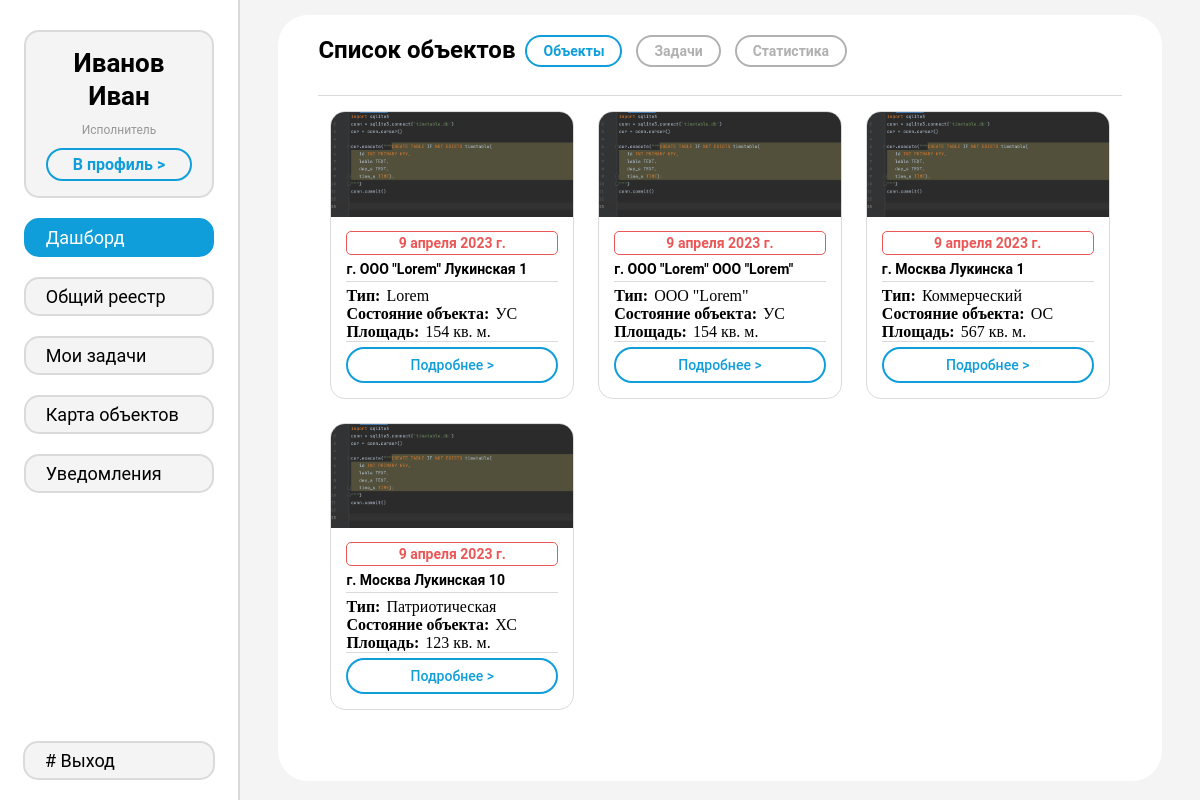
The app's page /dashboard/objects (signed in), older data.
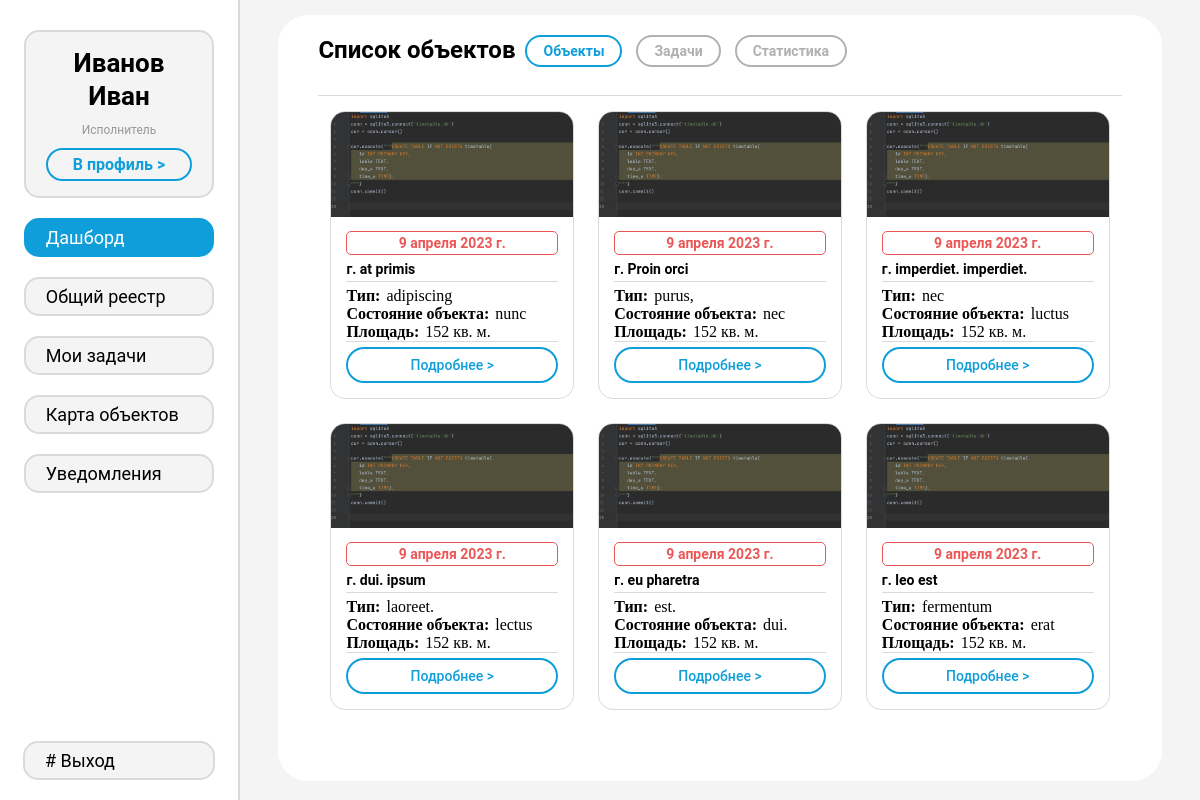
The same page, newer data.
### objects/models.py (models this page shows)
class ObjectTable(models.Model):
    address = models.TextField(blank=False)
    administrate_county = models.CharField(max_length=6, blank=False)
    cod_number = models.CharField(max_length=16, blank=True)
    ind_zone = models.BooleanField(default=False)
    date = models.DateField(auto_now=True)
    area = models.CharField(max_length=100)
    comments = models.TextField()
    rev_count = models.IntegerField()
    type_obj = models.CharField(max_length=30)
    state_obj = models.CharField(max_length=100)
    sqr = models.IntegerField()
    own = models.CharField(max_length=100)
    actual_user = models.CharField(max_length=100)
    n_prot = models.CharField(max_length=100)
    city = models.CharField(max_length=100)
    check_company = models.CharField(max_length=100)
    law = models.CharField(max_length=100)
    photo = models.ImageField(blank=True, upload_to='photos/%Y/%m/%d/', default='')

### objects/views.py (the view, shortened to what this page needs)
# urls.py: path('dashboard/<str:item>', dashboard, name='dashboard'),
def dashboard(request, item='objects'):
    if item == 'objects':
        a_cards = ObjectTable.objects.order_by('date')
        cards = []
        y = 0
        for i in a_cards:
            time_now = datetime.date.today()
            if int((time_now - i.date).days) < 5:
                b = [i, 'card-date-red']
            elif 5 <= int((time_now - i.date).days) < 10:
                b = [i, 'card-date-yellow']
            elif 10 <= int((time_now - i.date).days) < 20:
                b = [i, 'card-date-orange']
            else:
                b = [i, 'card-date-green']
            cards.append(i)
            y += 1
            if y == 6:
                break
        data = {
            'cards': cards
        }
        return render(request, 'objects/objects.html', data)
    elif item == 'stats':
        data = {
        }
        return render(request, 'objects/stats.html', data)

### objects/templates/objects/objects.html
{% extends 'objects/base_obj.html' %}
{% load static %}
{% block header %}
    <div class="content-header">
        <div class="content-title">Список объектов</div>
        <div class="content-header-buttons">
            <a href="{% url 'dashboard' 'objects' %}"
               class="objects-btn btn content-header-buttons-this-page">Объекты</a>
            <a href="{% url 'dashboard' 'tasks' %}" class="tasks-btn btn">Задачи</a>
            <a href="{% url 'dashboard' 'stats' %}" class="stats-btn btn">Статистика</a>
        </div>
    </div>
{% endblock %}
{% block in_content %}
    <div class="content-objects">
        {% for i in cards %}
            <div class="col-3">
                <div class="card">
                    {% if i.photo %}
                    <img class="card-img" src="{{ i.photo.url }}">
                    {% endif %}
                    <div class="card-container">
                        <div class="card-date card-date-red">{{ i.date }}</div>
                        <div class="card-title">г. {{ i.city }} {{ i.address }}</div>
                        <div class="card-type">
                            <span class="card-desc-name">Тип:</span>
                            <span class="card-desc-value">{{ i.type_obj }}</span>
                        </div>
                        <div class="card-state">
                            <span class="card-desc-name">Состояние объекта:</span>
                            <span class="card-desc-value">{{ i.state_obj }}</span>
                        </div>
                        <div class="card-square">
                            <span class="card-desc-name">Площадь:</span>
                            <span class="card-desc-value">{{ i.sqr }} кв. м.</span>
                        </div>
                        <a href="{% url 'view_obj' i.id %}" class="card-more">
                            <div>Подробнее ></div>
                        </a>
                    </div>
                </div>
            </div>
        {% endfor %}
    </div>
{% endblock %}

### objects/templates/objects/base_obj.html
{% extends 'base.html' %}
{% load static %}
{% block s_dabo %}sidebar-this-page{% endblock %}
{% block content %}
    <div class="content">
        <div class="container">
            <div class="content-block">
                {% block header %}{% endblock %}
                {% block in_content %}{% endblock %}
                </div>
            </div>
        </div>
    </div>
{% endblock %}

### templates/base.html (shortened to what this page needs)
<!DOCTYPE html>
{% load static %}
<html lang="ru">
<head>
    <link rel="stylesheet" href="{% static 'css/styles.css' %}">
</head>
<body>
{% if user.is_authenticated %}
<div class="wrapper">
    {% load static %}
    <div class="sidebar">
        <ul class="sidebar-list">
            <li class="sidebar-login">
                <div class="sidebar-login-name">Иванов<br>Иван</div>
                <div class="sidebar-login-role">Исполнитель</div>
                <a href="#" class="sidebar-login-profile">
                    <div>В профиль ></div>
                </a>
            </li>
            <a href="{% url 'dashboard' 'objects' %}" class="sidebar-item {% block s_dabo %}{% endblock %}">
                <li>Дашборд</li>
            </a>
            <a href="{% url 'registry' %}?page=1" class="sidebar-item {% block s_r %}{% endblock %}">
                <li>Общий реестр</li>
            </a>
            <a href="{% url 'all_tasks' %}" class="sidebar-item {% block s_ts %}{% endblock %}">
                <li>Мои задачи</li>
            </a>
            <a href="#" class="sidebar-item {% block s_map %}{% endblock %}">
                <li>Карта объектов</li>
            </a>
            <a href="#" class="sidebar-item {% block s_nt %}{% endblock %}">
                <li>Уведомления</li>
            </a>
            <a href="{% url 'logout' %}" class="sidebar-item sidebar-leave">
                <li># Выход</li>
            </a>
        </ul>
    </div>
    {% block content %}
    {% endblock %}
{% endif %}
</body>
</html>

### Optimize_Organize2/static/css/styles.css (style rules this page uses)
* { margin: 0; padding: 0; box-sizing: border-box; }
a { text-decoration: none; color: #333333; }
.wrapper { display: flex; background: #F4F4F4; min-height: 100vh; }
.col-3 { position: relative; min-height: 1px; padding-left: 12px; padding-right: 12px; width: 33.333333%; float: left; }
.sidebar { min-height: 100vh; width: 20%; background: #FFFFFF; border-right: 2px solid #DADADA; display: flex; flex-direction: column; }
.sidebar-list { list-style: none; display: flex; flex-direction: column; justify-content: center; align-items: center; margin-top: 30px; }
.sidebar-item { width: 80%; padding: 3px 20px; background: #F4F4F4; border: 2px solid #DADADA; border-radius: 15px; font-family: 'Roboto'; font-style: normal; font-weight: 400; font-size: 18px; line-height: 29px; color: black; margin-bottom: 20px; }
.sidebar-login { width: 80%; background: #F4F4F4; border: 2px solid #DADADA; border-radius: 15px; font-family: 'Roboto'; font-style: normal; font-weight: 400; font-size: 18px; line-height: 29px; color: black; margin-bottom: 20px; padding: 15px 20px; text-align: center; }
.sidebar-login-name { font-weight: bold; font-size: 26px; line-height: 33px; }
.sidebar-login-role { font-size: 12px; line-height: 15px; margin: 10px 0; color: #979797; }
.sidebar-login-profile div { color: #109EDB; font-size: 16px; font-weight: 600; border: 2px solid #109EDB; border-radius: 20px; }
.sidebar-leave { position: absolute; bottom: 0; width: 16%; }
.sidebar-this-page { background: #109EDB; border: 2px solid #109EDB; color: white; }
.container { padding: 0 4%; }
.content { width: 80%; background: #F4F4F4; }
.content-block { max-height: calc(100vh - 30px); margin: 15px 0; padding: 20px 40px; border-radius: 30px; background: #FFFFFF; }
.content-header { margin-bottom: 15px; border-bottom: 1px solid #DADADA; display: flex; flex-direction: row; width: 100%; height: 61px; }
.content-title { display: block; font-family: 'Roboto'; font-style: normal; font-weight: 600; font-size: 24px; line-height: 30px; }
.btn { display: inline-block; font-family: 'Roboto'; font-style: normal; font-weight: 600; font-size: 14px; line-height: 14px; padding: 7px 16px; border: 2px solid #B1B1B1; border-radius: 20px; color: #B1B1B1; margin-left: 10px; margin-bottom: 10px; }
.content-header-buttons-this-page { color: #109EDB; border: 2px solid #109EDB; }
.content-objects { height: calc(100vh - 150px); overflow-y: scroll; -ms-overflow-style: none; scrollbar-width: none }
.card { border: 1px solid #DADADA; border-radius: 15px; overflow: hidden; }
.card-container { padding: 0 15px; }
.card-img { width: 100%; margin-bottom: 10px; }
.card-date { border: 1px solid #27AE60; border-radius: 5px; font-family: 'Roboto'; font-style: normal; font-weight: 600; font-size: 14px; line-height: 22px; text-align: center; color: #27AE60; margin-bottom: 2px; }
.card-date-red { border: 1px solid #EB5757; color: #EB5757; }
.card-title { font-family: 'Roboto'; font-style: normal; font-weight: 600; font-size: 14px; line-height: 24px; color: #000000; border-bottom: 1px solid #DADADA; margin-bottom: 5px; }
.card-desc-name { font-weight: 600; }
.card-desc-value { margin-left: 2px; }
.card-square { border-bottom: 1px solid #DADADA; margin-bottom: 5px; }
.card-more div { padding: 5px 7px; margin-bottom: 15px; color: #109EDB; font-size: 16px; font-weight: 600; border: 2px solid #109EDB; border-radius: 20px; text-align: center; font-family: 'Roboto'; font-style: normal; font-weight: 500; font-size: 14px; line-height: 22px; }
.content-objects .col-3 { margin-bottom: 24px; }

Row changes from the older to the newer data that the page shows:
removed ObjectTable: photo (picture), date "9 апреля 2023 г.", city "ООО \"Lorem\"", address "Лукинская 1", type_obj "Lorem", state_obj "УС", sqr "154"
removed ObjectTable: photo (picture), date "9 апреля 2023 г.", city "ООО \"Lorem\"", address "ООО \"Lorem\"", type_obj "ООО \"Lorem\"", state_obj "УС", sqr "154"
removed ObjectTable: photo (picture), date "9 апреля 2023 г.", city "Москва", address "Лукинска 1", type_obj "Коммерческий", state_obj "ОС", sqr "567"
removed ObjectTable: photo (picture), date "9 апреля 2023 г.", city "Москва", address "Лукинская 10", type_obj "Патриотическая", state_obj "ХС", sqr "123"
added ObjectTable: photo (picture), date "9 апреля 2023 г.", city "at", address "primis", type_obj "adipiscing", state_obj "nunc", sqr "152"
added ObjectTable: photo (picture), date "9 апреля 2023 г.", city "Proin", address "orci", type_obj "purus,", state_obj "nec", sqr "152"
added ObjectTable: photo (picture), date "9 апреля 2023 г.", city "imperdiet.", address "imperdiet.", type_obj "nec", state_obj "luctus", sqr "152"
added ObjectTable: photo (picture), date "9 апреля 2023 г.", city "dui.", address "ipsum", type_obj "laoreet.", state_obj "lectus", sqr "152"
added ObjectTable: photo (picture), date "9 апреля 2023 г.", city "eu", address "pharetra", type_obj "est.", state_obj "dui.", sqr "152"
added ObjectTable: photo (picture), date "9 апреля 2023 г.", city "leo", address "est", type_obj "fermentum", state_obj "erat", sqr "152"
